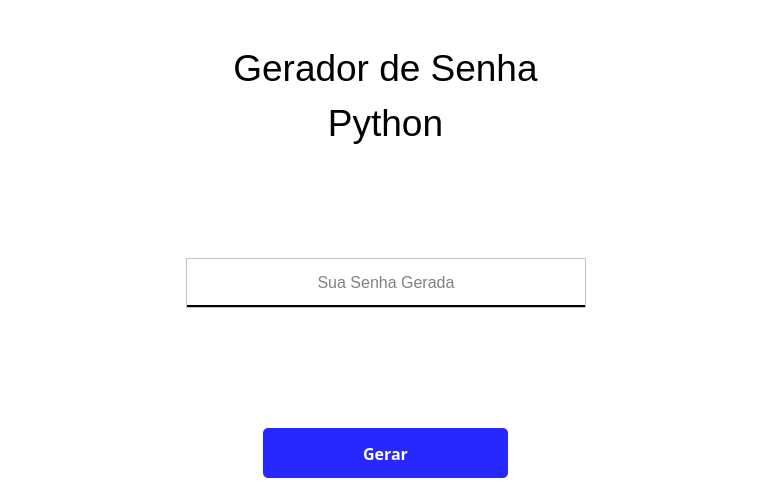
<?xml version="1.0" encoding="UTF-8"?>
<ui version="4.0">
 <class>Form</class>
 <widget class="QWidget" name="Form">
  <property name="geometry">
   <rect>
    <x>0</x>
    <y>0</y>
    <width>771</width>
    <height>499</height>
   </rect>
  </property>
  <property name="windowTitle">
   <string>Form</string>
  </property>
  <property name="styleSheet">
   <string notr="true">background-color: rgb(255, 255, 255);</string>
  </property>
  <layout class="QVBoxLayout" name="verticalLayout">
   <item>
    <widget class="QLabel" name="label">
     <property name="sizePolicy">
      <sizepolicy hsizetype="Expanding" vsizetype="Maximum">
       <horstretch>0</horstretch>
       <verstretch>0</verstretch>
      </sizepolicy>
     </property>
     <property name="minimumSize">
      <size>
       <width>0</width>
       <height>100</height>
      </size>
     </property>
     <property name="maximumSize">
      <size>
       <width>16777215</width>
       <height>150</height>
      </size>
     </property>
     <property name="text">
      <string>&lt;html&gt;&lt;head/&gt;&lt;body&gt;&lt;p align=&quot;center&quot;&gt;&lt;span style=&quot; font-size:28pt;&quot;&gt;Gerador de Senha&lt;/span&gt;&lt;/p&gt;&lt;p align=&quot;center&quot;&gt;&lt;span style=&quot; font-size:28pt;&quot;&gt;Python&lt;/span&gt;&lt;/p&gt;&lt;/body&gt;&lt;/html&gt;</string>
     </property>
    </widget>
   </item>
   <item>
    <spacer name="verticalSpacer">
     <property name="orientation">
      <enum>Qt::Vertical</enum>
     </property>
     <property name="sizeType">
      <enum>QSizePolicy::Maximum</enum>
     </property>
     <property name="sizeHint" stdset="0">
      <size>
       <width>22</width>
       <height>71</height>
      </size>
     </property>
    </spacer>
   </item>
   <item>
    <layout class="QHBoxLayout" name="horizontalLayout_2">
     <item>
      <widget class="QLabel" name="label_5">
       <property name="sizePolicy">
        <sizepolicy hsizetype="Preferred" vsizetype="Maximum">
         <horstretch>0</horstretch>
         <verstretch>0</verstretch>
        </sizepolicy>
       </property>
       <property name="text">
        <string/>
       </property>
      </widget>
     </item>
     <item>
      <widget class="QFrame" name="frame_2">
       <property name="sizePolicy">
        <sizepolicy hsizetype="Maximum" vsizetype="Maximum">
         <horstretch>0</horstretch>
         <verstretch>0</verstretch>
        </sizepolicy>
       </property>
       <property name="minimumSize">
        <size>
         <width>400</width>
         <height>50</height>
        </size>
       </property>
       <property name="maximumSize">
        <size>
         <width>600</width>
         <height>100</height>
        </size>
       </property>
       <property name="styleSheet">
        <string notr="true">border-bottom: 3px solid black
</string>
       </property>
       <property name="frameShape">
        <enum>QFrame::StyledPanel</enum>
       </property>
       <property name="frameShadow">
        <enum>QFrame::Raised</enum>
       </property>
       <layout class="QHBoxLayout" name="horizontalLayout_4">
        <item>
         <widget class="QLabel" name="txt_senha">
          <property name="styleSheet">
           <string notr="true">border: none 
</string>
          </property>
          <property name="text">
           <string>&lt;html&gt;&lt;head/&gt;&lt;body&gt;&lt;p align=&quot;center&quot;&gt;&lt;span style=&quot; font-size:12pt; color:#818181;&quot;&gt;Sua Senha Gerada&lt;/span&gt;&lt;/p&gt;&lt;/body&gt;&lt;/html&gt;</string>
          </property>
          <property name="alignment">
           <set>Qt::AlignCenter</set>
          </property>
         </widget>
        </item>
       </layout>
      </widget>
     </item>
     <item>
      <widget class="QLabel" name="label_4">
       <property name="sizePolicy">
        <sizepolicy hsizetype="Preferred" vsizetype="Maximum">
         <horstretch>0</horstretch>
         <verstretch>0</verstretch>
        </sizepolicy>
       </property>
       <property name="text">
        <string/>
       </property>
      </widget>
     </item>
    </layout>
   </item>
   <item>
    <spacer name="verticalSpacer_2">
     <property name="orientation">
      <enum>Qt::Vertical</enum>
     </property>
     <property name="sizeType">
      <enum>QSizePolicy::Maximum</enum>
     </property>
     <property name="sizeHint" stdset="0">
      <size>
       <width>22</width>
       <height>104</height>
      </size>
     </property>
    </spacer>
   </item>
   <item>
    <layout class="QHBoxLayout" name="horizontalLayout">
     <item>
      <widget class="QLabel" name="label_2">
       <property name="sizePolicy">
        <sizepolicy hsizetype="Preferred" vsizetype="Maximum">
         <horstretch>0</horstretch>
         <verstretch>0</verstretch>
        </sizepolicy>
       </property>
       <property name="text">
        <string/>
       </property>
      </widget>
     </item>
     <item>
      <widget class="QPushButton" name="btn_gerar">
       <property name="sizePolicy">
        <sizepolicy hsizetype="Maximum" vsizetype="Expanding">
         <horstretch>0</horstretch>
         <verstretch>0</verstretch>
        </sizepolicy>
       </property>
       <property name="minimumSize">
        <size>
         <width>200</width>
         <height>0</height>
        </size>
       </property>
       <property name="maximumSize">
        <size>
         <width>400</width>
         <height>50</height>
        </size>
       </property>
       <property name="font">
        <font>
         <family>Arial Black</family>
         <pointsize>12</pointsize>
         <weight>75</weight>
         <bold>true</bold>
        </font>
       </property>
       <property name="styleSheet">
        <string notr="true">QPushButton {
background-color: #2727FF;
color: white;
border-radius: 5px;}

QPushButton:hover{
background-color: white;
color: #2727FF;
border: 2px solid black}</string>
       </property>
       <property name="text">
        <string>Gerar</string>
       </property>
      </widget>
     </item>
     <item>
      <widget class="QLabel" name="label_3">
       <property name="sizePolicy">
        <sizepolicy hsizetype="Preferred" vsizetype="Maximum">
         <horstretch>0</horstretch>
         <verstretch>0</verstretch>
        </sizepolicy>
       </property>
       <property name="text">
        <string/>
       </property>
      </widget>
     </item>
    </layout>
   </item>
  </layout>
 </widget>
 <resources/>
 <connections/>
</ui>
